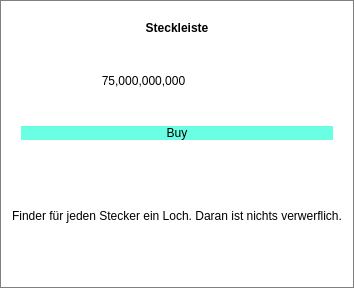
            <widget class="QFrame" name="upgradeFrameArduino_4">
             <property name="enabled">
              <bool>true</bool>
             </property>
             <property name="minimumSize">
              <size>
               <width>208</width>
               <height>288</height>
              </size>
             </property>
             <property name="acceptDrops">
              <bool>true</bool>
             </property>
             <property name="styleSheet">
              <string notr="true">background: white;
border: 1px solid grey;</string>
             </property>
             <property name="frameShape">
              <enum>QFrame::StyledPanel</enum>
             </property>
             <property name="frameShadow">
              <enum>QFrame::Raised</enum>
             </property>
             <property name="lineWidth">
              <number>3</number>
             </property>
             <layout class="QVBoxLayout" name="verticalLayout_58">
              <item>
               <widget class="QFrame" name="frame_66">
                <property name="styleSheet">
                 <string notr="true">border: 0px;</string>
                </property>
                <property name="frameShape">
                 <enum>QFrame::StyledPanel</enum>
                </property>
                <property name="frameShadow">
                 <enum>QFrame::Raised</enum>
                </property>
                <layout class="QVBoxLayout" name="verticalLayout_59">
                 <item>
                  <widget class="QLabel" name="upgradeNameArduino_4">
                   <property name="font">
                    <font>
                     <weight>75</weight>
                     <bold>true</bold>
                    </font>
                   </property>
                   <property name="text">
                    <string>Steckleiste</string>
                   </property>
                   <property name="alignment">
                    <set>Qt::AlignCenter</set>
                   </property>
                  </widget>
                 </item>
                 <item>
                  <widget class="QFrame" name="frame_67">
                   <property name="frameShape">
                    <enum>QFrame::StyledPanel</enum>
                   </property>
                   <property name="frameShadow">
                    <enum>QFrame::Raised</enum>
                   </property>
                   <layout class="QHBoxLayout" name="horizontalLayout_41">
                    <item>
                     <widget class="QLabel" name="upgradeCostArduino_4">
                      <property name="text">
                       <string>75,000,000,000</string>
                      </property>
                      <property name="alignment">
                       <set>Qt::AlignCenter</set>
                      </property>
                     </widget>
                    </item>
                    <item>
                     <widget class="QLabel" name="upgradeImgArduino_4">
                      <property name="minimumSize">
                       <size>
                        <width>61</width>
                        <height>61</height>
                       </size>
                      </property>
                      <property name="maximumSize">
                       <size>
                        <width>61</width>
                        <height>61</height>
                       </size>
                      </property>
                      <property name="text">
                       <string/>
                      </property>
                      <property name="pixmap">
                       <pixmap resource="resources.qrc">:/images/u_arduino_4.png</pixmap>
                      </property>
                      <property name="scaledContents">
                       <bool>true</bool>
                      </property>
                     </widget>
                    </item>
                   </layout>
                  </widget>
                 </item>
                 <item>
                  <widget class="QPushButton" name="buyUpgradeArduino_4">
                   <property name="minimumSize">
                    <size>
                     <width>80</width>
                     <height>0</height>
                    </size>
                   </property>
                   <property name="styleSheet">
                    <string notr="true">background:rgb(106, 255, 226);
font: 19pt &quot;Century Gothic&quot;;</string>
                   </property>
                   <property name="text">
                    <string>Buy</string>
                   </property>
                   <property name="default">
                    <bool>false</bool>
                   </property>
                  </widget>
                 </item>
                </layout>
               </widget>
              </item>
              <item>
               <widget class="QLabel" name="upgradeTextArduino_4">
                <property name="styleSheet">
                 <string notr="true">border: 0px;
</string>
                </property>
                <property name="text">
                 <string>Finder für jeden Stecker ein Loch. Daran ist nichts verwerflich.</string>
                </property>
                <property name="alignment">
                 <set>Qt::AlignCenter</set>
                </property>
               </widget>
              </item>
             </layout>
            </widget>
